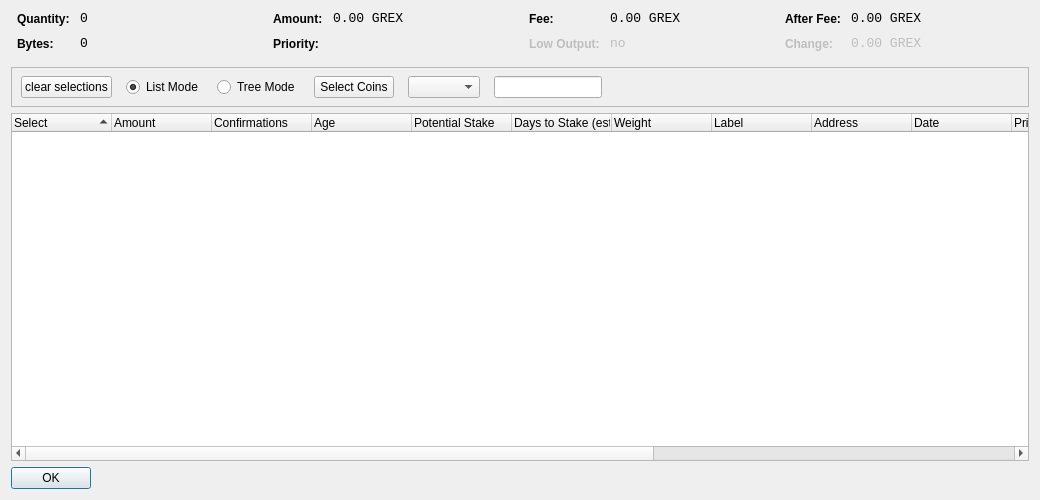
<?xml version="1.0" encoding="UTF-8"?>
<ui version="4.0">
 <class>CoinControlDialog</class>
 <widget class="QDialog" name="CoinControlDialog">
  <property name="geometry">
   <rect>
    <x>0</x>
    <y>0</y>
    <width>1040</width>
    <height>500</height>
   </rect>
  </property>
  <property name="windowTitle">
   <string>Coin Control</string>
  </property>
  <layout class="QVBoxLayout" name="verticalLayout">
   <item>
    <layout class="QHBoxLayout" name="horizontalLayoutTop" stretch="0,0,0,0">
     <property name="topMargin">
      <number>0</number>
     </property>
     <property name="bottomMargin">
      <number>10</number>
     </property>
     <item>
      <layout class="QFormLayout" name="formLayoutCoinControl1">
       <property name="horizontalSpacing">
        <number>10</number>
       </property>
       <property name="verticalSpacing">
        <number>10</number>
       </property>
       <property name="leftMargin">
        <number>6</number>
       </property>
       <property name="rightMargin">
        <number>6</number>
       </property>
       <item row="0" column="0">
        <widget class="QLabel" name="labelCoinControlQuantityText">
         <property name="styleSheet">
          <string notr="true">font-weight:bold;</string>
         </property>
         <property name="text">
          <string>Quantity:</string>
         </property>
        </widget>
       </item>
       <item row="0" column="1">
        <widget class="QLabel" name="labelCoinControlQuantity">
         <property name="font">
          <font>
           <family>Monospace</family>
           <pointsize>10</pointsize>
          </font>
         </property>
         <property name="cursor">
          <cursorShape>IBeamCursor</cursorShape>
         </property>
         <property name="contextMenuPolicy">
          <enum>Qt::ActionsContextMenu</enum>
         </property>
         <property name="text">
          <string>0</string>
         </property>
         <property name="textInteractionFlags">
          <set>Qt::LinksAccessibleByMouse|Qt::TextSelectableByKeyboard|Qt::TextSelectableByMouse</set>
         </property>
        </widget>
       </item>
       <item row="1" column="0">
        <widget class="QLabel" name="labelCoinControlBytesText">
         <property name="styleSheet">
          <string notr="true">font-weight:bold;</string>
         </property>
         <property name="text">
          <string>Bytes:</string>
         </property>
        </widget>
       </item>
       <item row="1" column="1">
        <widget class="QLabel" name="labelCoinControlBytes">
         <property name="font">
          <font>
           <family>Monospace</family>
           <pointsize>10</pointsize>
          </font>
         </property>
         <property name="cursor">
          <cursorShape>IBeamCursor</cursorShape>
         </property>
         <property name="contextMenuPolicy">
          <enum>Qt::ActionsContextMenu</enum>
         </property>
         <property name="text">
          <string>0</string>
         </property>
         <property name="textInteractionFlags">
          <set>Qt::LinksAccessibleByMouse|Qt::TextSelectableByKeyboard|Qt::TextSelectableByMouse</set>
         </property>
        </widget>
       </item>
      </layout>
     </item>
     <item>
      <layout class="QFormLayout" name="formLayoutCoinControl2">
       <property name="horizontalSpacing">
        <number>10</number>
       </property>
       <property name="verticalSpacing">
        <number>10</number>
       </property>
       <property name="leftMargin">
        <number>6</number>
       </property>
       <property name="rightMargin">
        <number>6</number>
       </property>
       <item row="0" column="0">
        <widget class="QLabel" name="labelCoinControlAmountText">
         <property name="styleSheet">
          <string notr="true">font-weight:bold;</string>
         </property>
         <property name="text">
          <string>Amount:</string>
         </property>
        </widget>
       </item>
       <item row="0" column="1">
        <widget class="QLabel" name="labelCoinControlAmount">
         <property name="font">
          <font>
           <family>Monospace</family>
           <pointsize>10</pointsize>
          </font>
         </property>
         <property name="cursor">
          <cursorShape>IBeamCursor</cursorShape>
         </property>
         <property name="contextMenuPolicy">
          <enum>Qt::ActionsContextMenu</enum>
         </property>
         <property name="text">
          <string>0.00 GREX</string>
         </property>
         <property name="textInteractionFlags">
          <set>Qt::LinksAccessibleByMouse|Qt::TextSelectableByKeyboard|Qt::TextSelectableByMouse</set>
         </property>
        </widget>
       </item>
       <item row="1" column="0">
        <widget class="QLabel" name="labelCoinControlPriorityText">
         <property name="styleSheet">
          <string notr="true">font-weight:bold;</string>
         </property>
         <property name="text">
          <string>Priority:</string>
         </property>
        </widget>
       </item>
       <item row="1" column="1">
        <widget class="QLabel" name="labelCoinControlPriority">
         <property name="font">
          <font>
           <family>Monospace</family>
           <pointsize>10</pointsize>
          </font>
         </property>
         <property name="cursor">
          <cursorShape>IBeamCursor</cursorShape>
         </property>
         <property name="contextMenuPolicy">
          <enum>Qt::ActionsContextMenu</enum>
         </property>
         <property name="text">
          <string/>
         </property>
         <property name="textInteractionFlags">
          <set>Qt::LinksAccessibleByMouse|Qt::TextSelectableByKeyboard|Qt::TextSelectableByMouse</set>
         </property>
        </widget>
       </item>
      </layout>
     </item>
     <item>
      <layout class="QFormLayout" name="formLayoutCoinControl3">
       <property name="horizontalSpacing">
        <number>10</number>
       </property>
       <property name="verticalSpacing">
        <number>10</number>
       </property>
       <property name="leftMargin">
        <number>6</number>
       </property>
       <property name="rightMargin">
        <number>6</number>
       </property>
       <item row="0" column="0">
        <widget class="QLabel" name="labelCoinControlFeeText">
         <property name="styleSheet">
          <string notr="true">font-weight:bold;</string>
         </property>
         <property name="text">
          <string>Fee:</string>
         </property>
        </widget>
       </item>
       <item row="0" column="1">
        <widget class="QLabel" name="labelCoinControlFee">
         <property name="font">
          <font>
           <family>Monospace</family>
           <pointsize>10</pointsize>
          </font>
         </property>
         <property name="cursor">
          <cursorShape>IBeamCursor</cursorShape>
         </property>
         <property name="contextMenuPolicy">
          <enum>Qt::ActionsContextMenu</enum>
         </property>
         <property name="text">
          <string>0.00 GREX</string>
         </property>
         <property name="textInteractionFlags">
          <set>Qt::LinksAccessibleByMouse|Qt::TextSelectableByKeyboard|Qt::TextSelectableByMouse</set>
         </property>
        </widget>
       </item>
       <item row="1" column="0">
        <widget class="QLabel" name="labelCoinControlLowOutputText">
         <property name="enabled">
          <bool>false</bool>
         </property>
         <property name="styleSheet">
          <string notr="true">font-weight:bold;</string>
         </property>
         <property name="text">
          <string>Low Output:</string>
         </property>
        </widget>
       </item>
       <item row="1" column="1">
        <widget class="QLabel" name="labelCoinControlLowOutput">
         <property name="enabled">
          <bool>false</bool>
         </property>
         <property name="font">
          <font>
           <family>Monospace</family>
           <pointsize>10</pointsize>
          </font>
         </property>
         <property name="cursor">
          <cursorShape>IBeamCursor</cursorShape>
         </property>
         <property name="contextMenuPolicy">
          <enum>Qt::ActionsContextMenu</enum>
         </property>
         <property name="text">
          <string>no</string>
         </property>
         <property name="textInteractionFlags">
          <set>Qt::LinksAccessibleByMouse|Qt::TextSelectableByKeyboard|Qt::TextSelectableByMouse</set>
         </property>
        </widget>
       </item>
      </layout>
     </item>
     <item>
      <layout class="QFormLayout" name="formLayoutCoinControl4">
       <property name="fieldGrowthPolicy">
        <enum>QFormLayout::AllNonFixedFieldsGrow</enum>
       </property>
       <property name="horizontalSpacing">
        <number>10</number>
       </property>
       <property name="verticalSpacing">
        <number>10</number>
       </property>
       <property name="leftMargin">
        <number>6</number>
       </property>
       <property name="rightMargin">
        <number>6</number>
       </property>
       <item row="0" column="0">
        <widget class="QLabel" name="labelCoinControlAfterFeeText">
         <property name="styleSheet">
          <string notr="true">font-weight:bold;</string>
         </property>
         <property name="text">
          <string>After Fee:</string>
         </property>
        </widget>
       </item>
       <item row="0" column="1">
        <widget class="QLabel" name="labelCoinControlAfterFee">
         <property name="font">
          <font>
           <family>Monospace</family>
           <pointsize>10</pointsize>
          </font>
         </property>
         <property name="cursor">
          <cursorShape>IBeamCursor</cursorShape>
         </property>
         <property name="contextMenuPolicy">
          <enum>Qt::ActionsContextMenu</enum>
         </property>
         <property name="text">
          <string>0.00 GREX</string>
         </property>
         <property name="textInteractionFlags">
          <set>Qt::LinksAccessibleByMouse|Qt::TextSelectableByKeyboard|Qt::TextSelectableByMouse</set>
         </property>
        </widget>
       </item>
       <item row="1" column="0">
        <widget class="QLabel" name="labelCoinControlChangeText">
         <property name="enabled">
          <bool>false</bool>
         </property>
         <property name="styleSheet">
          <string notr="true">font-weight:bold;</string>
         </property>
         <property name="text">
          <string>Change:</string>
         </property>
        </widget>
       </item>
       <item row="1" column="1">
        <widget class="QLabel" name="labelCoinControlChange">
         <property name="enabled">
          <bool>false</bool>
         </property>
         <property name="font">
          <font>
           <family>Monospace</family>
           <pointsize>10</pointsize>
          </font>
         </property>
         <property name="cursor">
          <cursorShape>IBeamCursor</cursorShape>
         </property>
         <property name="contextMenuPolicy">
          <enum>Qt::ActionsContextMenu</enum>
         </property>
         <property name="text">
          <string>0.00 GREX</string>
         </property>
         <property name="textInteractionFlags">
          <set>Qt::LinksAccessibleByMouse|Qt::TextSelectableByKeyboard|Qt::TextSelectableByMouse</set>
         </property>
        </widget>
       </item>
      </layout>
     </item>
    </layout>
   </item>
   <item>
    <widget class="QFrame" name="frame">
     <property name="minimumSize">
      <size>
       <width>0</width>
       <height>40</height>
      </size>
     </property>
     <property name="frameShape">
      <enum>QFrame::StyledPanel</enum>
     </property>
     <property name="frameShadow">
      <enum>QFrame::Sunken</enum>
     </property>
     <widget class="QWidget" name="horizontalLayoutWidget">
      <property name="geometry">
       <rect>
        <x>10</x>
        <y>0</y>
        <width>781</width>
        <height>41</height>
       </rect>
      </property>
      <layout class="QHBoxLayout" name="horizontalLayoutPanel" stretch="0,0,0,0,0,0,0">
       <property name="spacing">
        <number>14</number>
       </property>
       <item>
        <widget class="QPushButton" name="pushButtonSelectAll">
         <property name="sizePolicy">
          <sizepolicy hsizetype="Maximum" vsizetype="Fixed">
           <horstretch>0</horstretch>
           <verstretch>0</verstretch>
          </sizepolicy>
         </property>
         <property name="text">
          <string>clear selections</string>
         </property>
        </widget>
       </item>
       <item>
        <widget class="QRadioButton" name="radioListMode">
         <property name="sizePolicy">
          <sizepolicy hsizetype="Maximum" vsizetype="Fixed">
           <horstretch>0</horstretch>
           <verstretch>0</verstretch>
          </sizepolicy>
         </property>
         <property name="text">
          <string>List Mode</string>
         </property>
         <property name="checked">
          <bool>true</bool>
         </property>
        </widget>
       </item>
       <item>
        <widget class="QRadioButton" name="radioTreeMode">
         <property name="sizePolicy">
          <sizepolicy hsizetype="Maximum" vsizetype="Fixed">
           <horstretch>0</horstretch>
           <verstretch>0</verstretch>
          </sizepolicy>
         </property>
         <property name="text">
          <string>Tree Mode</string>
         </property>
        </widget>
       </item>
       <item>
        <widget class="QPushButton" name="pushButtonCustomCC">
         <property name="text">
          <string>Select Coins</string>
         </property>
        </widget>
       </item>
       <item>
        <widget class="QComboBox" name="QComboBoxFilterCoins"/>
       </item>
       <item>
        <widget class="QLineEdit" name="lineEditCustomCC">
         <property name="enabled">
          <bool>true</bool>
         </property>
         <property name="sizePolicy">
          <sizepolicy hsizetype="Fixed" vsizetype="Fixed">
           <horstretch>0</horstretch>
           <verstretch>0</verstretch>
          </sizepolicy>
         </property>
         <property name="baseSize">
          <size>
           <width>50</width>
           <height>0</height>
          </size>
         </property>
        </widget>
       </item>
       <item>
        <spacer name="horizontalSpacer">
         <property name="orientation">
          <enum>Qt::Horizontal</enum>
         </property>
         <property name="sizeHint" stdset="0">
          <size>
           <width>40</width>
           <height>20</height>
          </size>
         </property>
        </spacer>
       </item>
      </layout>
     </widget>
    </widget>
   </item>
   <item>
    <widget class="CoinControlTreeWidget" name="treeWidget">
     <property name="contextMenuPolicy">
      <enum>Qt::CustomContextMenu</enum>
     </property>
     <property name="sortingEnabled">
      <bool>false</bool>
     </property>
     <property name="columnCount">
      <number>16</number>
     </property>
     <attribute name="headerShowSortIndicator" stdset="0">
      <bool>true</bool>
     </attribute>
     <attribute name="headerStretchLastSection">
      <bool>false</bool>
     </attribute>
     <column>
      <property name="text">
       <string>Select</string> /** checkbox **/
      </property>
     </column>
     <column>
      <property name="text">
       <string>Amount</string> /** amount **/
      </property>
     </column>
     <column>
      <property name="text">
       <string>Confirmations</string> /** confs **/
      </property>
      <property name="toolTip">
       <string>Confirmed</string>
      </property>
     </column>
     <column>
      <property name="text">
       <string>Age</string> /** age **/
      </property>
     </column>
	 
	 <column>
      <property name="text">
       <string>Potential Stake</string> /** potential stake **/
      </property>
     </column>
	 <column>
      <property name="text">
       <string>Days to Stake (est.)</string> /** stake time estimate **/
      </property>
     </column>
     <column>
      <property name="text">
       <string>Weight</string> /** weight **/
      </property>
     </column>
     <column>
      <property name="text">
       <string>Label</string> /** label **/
      </property>
     </column>
     <column>
      <property name="text">
       <string>Address</string> /** address **/
      </property>
     </column>
     <column>
      <property name="text">
       <string>Date</string> /** date **/
      </property>
     </column>
     <column>
      <property name="text">
       <string>Priority</string> /** priority **/
      </property>
     </column>
	 <column>
      <property name="text"> /** age int 64 invisible **/
       <string/>
      </property>
     </column>
	 <column>
      <property name="text"> /** pot stake int 64 invisible **/
       <string/>
      </property>
     </column>
     <column>
      <property name="text">
       <string/>
      </property>
     </column>
     <column>
      <property name="text">
       <string/>
      </property>
     </column>
     <column>
      <property name="text">
       <string/>
      </property>
     </column>
     <column>
      <property name="text">
       <string/>
      </property>
     </column>
    </widget>
   </item>
   <item>
    <widget class="QDialogButtonBox" name="buttonBox">
     <property name="sizePolicy">
      <sizepolicy hsizetype="Maximum" vsizetype="Fixed">
       <horstretch>0</horstretch>
       <verstretch>0</verstretch>
      </sizepolicy>
     </property>
     <property name="orientation">
      <enum>Qt::Horizontal</enum>
     </property>
     <property name="standardButtons">
      <set>QDialogButtonBox::Ok</set>
     </property>
    </widget>
   </item>
  </layout>
 </widget>
 <customwidgets>
  <customwidget>
   <class>CoinControlTreeWidget</class>
   <extends>QTreeWidget</extends>
   <header>coincontroltreewidget.h</header>
  </customwidget>
 </customwidgets>
 <resources/>
 <connections/>
</ui>
